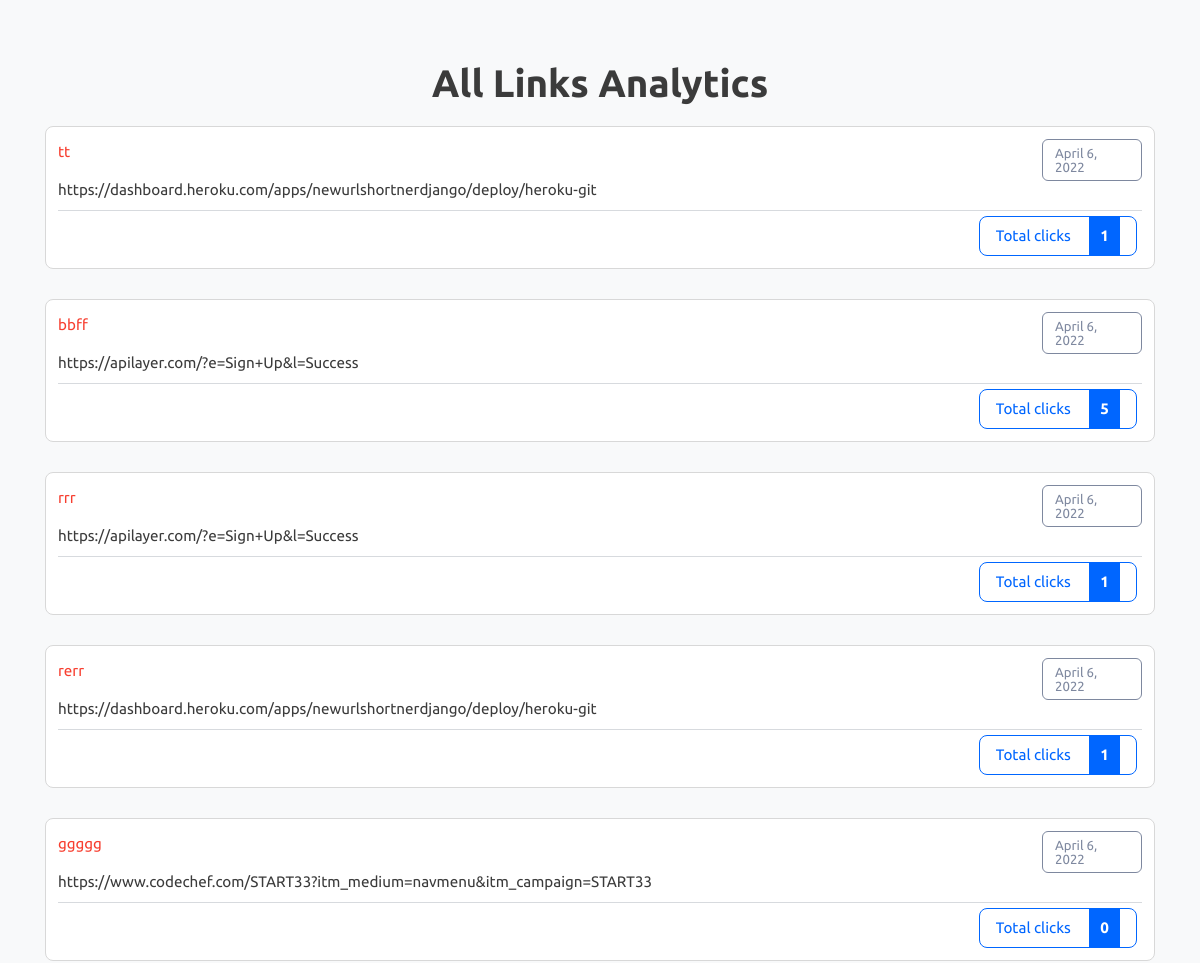
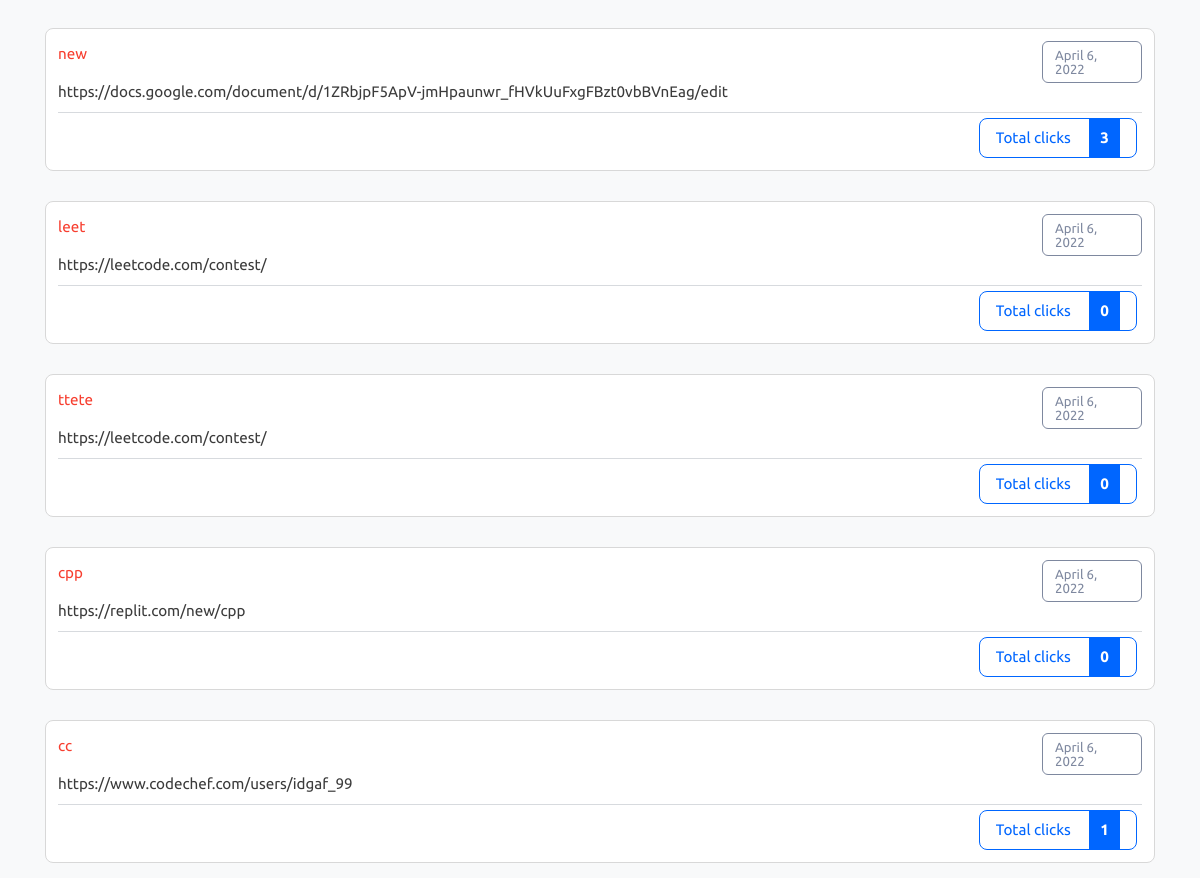
Page /all-analytics on the committed database (2 pictures, top to bottom).
### myapp/models.py (models this page shows)
class LongToShort(models.Model):
    long_url=models.URLField(max_length=500)
    short_url=models.CharField(max_length=100, unique=True)
    date=models.DateField(auto_now_add=True)
    clicks=models.IntegerField(default=0)

### myapp/views.py (the view)
# urls.py: path('all-analytics',views.all_analytics),
def all_analytics(request):
    rows=LongToShort.objects.all()
    new_context={
        "rows":rows
    }
    return render(request,"all-analytics.html",new_context)

### myapp/templates/all-analytics.html (shortened to what this page needs)
{% load static %}
<!DOCTYPE html>
<html lang="en" class="">
<head>
	<link rel="stylesheet" href="{% static 'bootstrap.min.css' %}" type="text/css" media="screen">
	<link rel="stylesheet" href="{% static 'style.css' %}" type="text/css" media="screen">
</head>
<body class="pace-done lout_stats30">
	<main id="content" role="main" class="wyniki wyniki_all">
		<div class="container">
			<div class="row">
				<div class="col-12 page_log_in mt-0">
					<h2 class="h1" style="text-align: center;">All Links Analytics</h2>
				</div>
             {% for obj in rows %}
				<div class="url_options url_stats_o" id="1">
					<p class="data_link">{{ obj.date }}</p>
					<p class="url_link">
						{{ obj.long_url }}
					</p>
					<p id="link" class="link_element">
						<a href="/analytics/{{ obj.short_url }}" class="short_url_l" target="blank">
							{{ obj.short_url }}</a>
					</p>
					<div class="stats_total btn-cutt click_stats btn_norm">
						<div>Total clicks <strong class="allClicks">{{ obj.clicks }}</strong></div>
					</div>
				</div>
             {% endfor %}
			</div>
		</div>
	</main>
</body>
</html>

### rows in the picture
LongToShort: date "April 6, 2022", long_url "https://dashboard.heroku.com/apps/newurlshortnerdjango/deploy/heroku-git", short_url "tt", clicks "1"
LongToShort: date "April 6, 2022", long_url "https://apilayer.com/?e=Sign+Up&l=Success", short_url "bbff", clicks "5"
LongToShort: date "April 6, 2022", long_url "https://apilayer.com/?e=Sign+Up&l=Success", short_url "rrr", clicks "1"
LongToShort: date "April 6, 2022", long_url "https://dashboard.heroku.com/apps/newurlshortnerdjango/deploy/heroku-git", short_url "rerr", clicks "1"
LongToShort: date "April 6, 2022", long_url "https://www.codechef.com/START33?itm_medium=navmenu&itm_campaign=START33", short_url "ggggg", clicks "0"
LongToShort: date "April 6, 2022", long_url "https://docs.google.com/document/d/1ZRbjpF5ApV-jmHpaunwr_fHVkUuFxgFBzt0vbBVnEag/edit", short_url "new", clicks "3"
LongToShort: date "April 6, 2022", long_url "https://leetcode.com/contest/", short_url "leet", clicks "0"
LongToShort: date "April 6, 2022", long_url "https://leetcode.com/contest/", short_url "ttete", clicks "0"
LongToShort: date "April 6, 2022", long_url "https://replit.com/new/cpp", short_url "cpp", clicks "0"
LongToShort: date "April 6, 2022", long_url "https://www.codechef.com/users/idgaf_99", short_url "cc", clicks "1"
